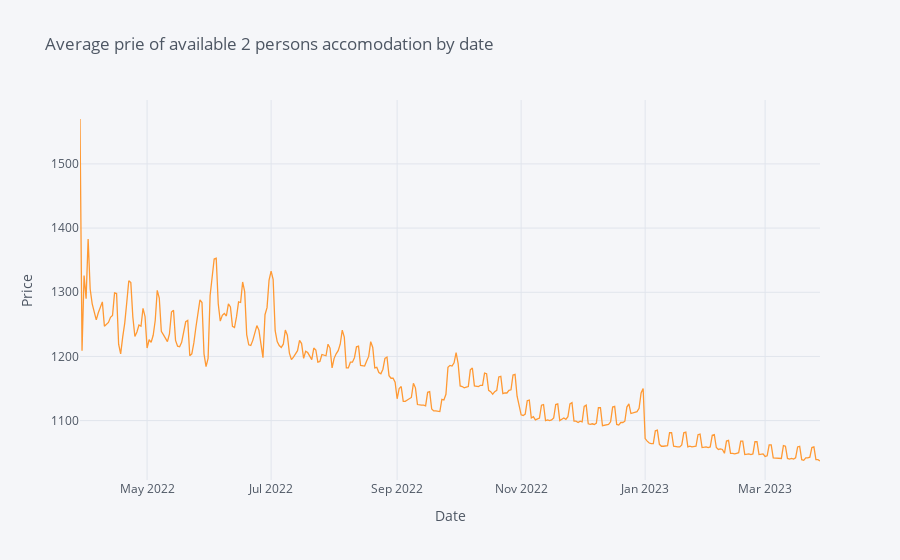

This figure's notebook cell:
### Markdown cell above
The average price of all 2-persons accomodations flagged as available by date.

### Code cell
average_price = calendar[(calendar.available == "t") & (calendar.accommodates == 2)].groupby(['date']).mean().astype(np.int64).reset_index()
average_price['weekday'] = average_price['date'].dt.day_name()
average_price=average_price.set_index('date')

average_price.iplot(y='price', mode='lines', xTitle='Date', yTitle='Price',
text='weekday', title='Average prie of available 2 persons accomodation by date')

### Figure 1 — Plotly figure (JSON) as saved in the notebook; plotly's stock layout.template omitted (floating-point values rounded to 4 significant figures; data arrays with more than 128 entries replaced by an {"elided": "..."} marker saying what was removed)
{"data": [{"line": {"color": "rgba(255, 153, 51, 1.0)", "dash": "solid", "shape": "linear", "width": 1.3}, "mode": "lines", "name": "price", "text": {"elided": "365 str values"}, "type": "scatter", "x": {"elided": "365 str values"}, "y": {"elided": "365 int values"}}], "layout": {"legend": {"bgcolor": "#F5F6F9", "font": {"color": "#4D5663"}}, "paper_bgcolor": "#F5F6F9", "plot_bgcolor": "#F5F6F9", "title": {"font": {"color": "#4D5663"}, "text": "Average prie of available 2 persons accomodation by date"}, "xaxis": {"gridcolor": "#E1E5ED", "showgrid": true, "tickfont": {"color": "#4D5663"}, "title": {"font": {"color": "#4D5663"}, "text": "Date"}, "zerolinecolor": "#E1E5ED"}, "yaxis": {"gridcolor": "#E1E5ED", "showgrid": true, "tickfont": {"color": "#4D5663"}, "title": {"font": {"color": "#4D5663"}, "text": "Price"}, "zerolinecolor": "#E1E5ED"}}}
